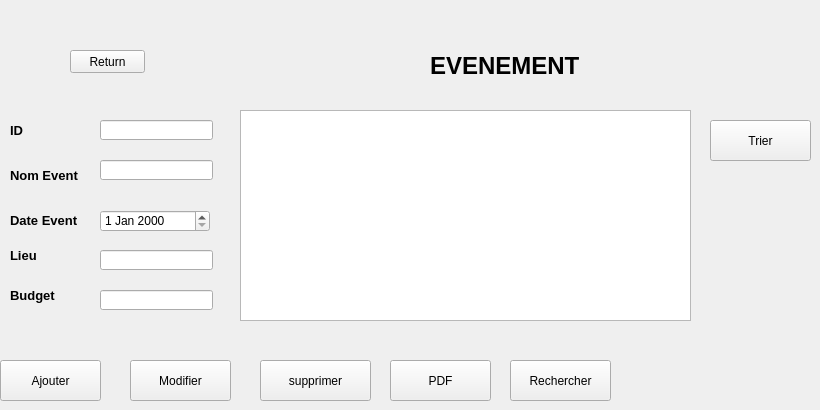
    <widget class="QWidget" name="page_20">
     <widget class="QLabel" name="label_37">
      <property name="geometry">
       <rect>
        <x>430</x>
        <y>50</y>
        <width>171</width>
        <height>31</height>
       </rect>
      </property>
      <property name="font">
       <font>
        <pointsize>18</pointsize>
        <weight>75</weight>
        <bold>true</bold>
       </font>
      </property>
      <property name="text">
       <string>EVENEMENT</string>
      </property>
     </widget>
     <widget class="QPushButton" name="pushButton_73">
      <property name="geometry">
       <rect>
        <x>70</x>
        <y>50</y>
        <width>75</width>
        <height>23</height>
       </rect>
      </property>
      <property name="text">
       <string>Return</string>
      </property>
     </widget>
     <widget class="QTableView" name="tableView_31">
      <property name="geometry">
       <rect>
        <x>240</x>
        <y>110</y>
        <width>451</width>
        <height>211</height>
       </rect>
      </property>
     </widget>
     <widget class="QPushButton" name="pushButton_286">
      <property name="geometry">
       <rect>
        <x>0</x>
        <y>360</y>
        <width>101</width>
        <height>41</height>
       </rect>
      </property>
      <property name="text">
       <string>Ajouter</string>
      </property>
     </widget>
     <widget class="QLabel" name="label_193">
      <property name="geometry">
       <rect>
        <x>10</x>
        <y>160</y>
        <width>71</width>
        <height>31</height>
       </rect>
      </property>
      <property name="font">
       <font>
        <pointsize>10</pointsize>
        <weight>75</weight>
        <bold>true</bold>
       </font>
      </property>
      <property name="text">
       <string>Nom Event</string>
      </property>
     </widget>
     <widget class="QDateEdit" name="lineEdit_142">
      <property name="geometry">
       <rect>
        <x>100</x>
        <y>210</y>
        <width>110</width>
        <height>22</height>
       </rect>
      </property>
     </widget>
     <widget class="QLabel" name="label_194">
      <property name="geometry">
       <rect>
        <x>10</x>
        <y>120</y>
        <width>81</width>
        <height>21</height>
       </rect>
      </property>
      <property name="font">
       <font>
        <pointsize>10</pointsize>
        <weight>75</weight>
        <bold>true</bold>
       </font>
      </property>
      <property name="text">
       <string>ID</string>
      </property>
     </widget>
     <widget class="QLabel" name="label_195">
      <property name="geometry">
       <rect>
        <x>10</x>
        <y>210</y>
        <width>91</width>
        <height>21</height>
       </rect>
      </property>
      <property name="font">
       <font>
        <pointsize>10</pointsize>
        <weight>75</weight>
        <bold>true</bold>
       </font>
      </property>
      <property name="text">
       <string>Date Event</string>
      </property>
     </widget>
     <widget class="QLineEdit" name="lineEdit_143">
      <property name="geometry">
       <rect>
        <x>100</x>
        <y>160</y>
        <width>113</width>
        <height>20</height>
       </rect>
      </property>
     </widget>
     <widget class="QLabel" name="label_196">
      <property name="geometry">
       <rect>
        <x>10</x>
        <y>240</y>
        <width>101</width>
        <height>31</height>
       </rect>
      </property>
      <property name="font">
       <font>
        <pointsize>10</pointsize>
        <weight>75</weight>
        <bold>true</bold>
       </font>
      </property>
      <property name="text">
       <string>Lieu</string>
      </property>
     </widget>
     <widget class="QLineEdit" name="lineEdit_144">
      <property name="geometry">
       <rect>
        <x>100</x>
        <y>120</y>
        <width>113</width>
        <height>20</height>
       </rect>
      </property>
     </widget>
     <widget class="QLineEdit" name="lineEdit_145">
      <property name="geometry">
       <rect>
        <x>100</x>
        <y>250</y>
        <width>113</width>
        <height>20</height>
       </rect>
      </property>
     </widget>
     <widget class="QPushButton" name="pushButton_287">
      <property name="geometry">
       <rect>
        <x>260</x>
        <y>360</y>
        <width>111</width>
        <height>41</height>
       </rect>
      </property>
      <property name="text">
       <string>supprimer</string>
      </property>
     </widget>
     <widget class="QPushButton" name="pushButton_288">
      <property name="geometry">
       <rect>
        <x>130</x>
        <y>360</y>
        <width>101</width>
        <height>41</height>
       </rect>
      </property>
      <property name="text">
       <string>Modifier</string>
      </property>
     </widget>
     <widget class="QLabel" name="label_197">
      <property name="geometry">
       <rect>
        <x>10</x>
        <y>280</y>
        <width>101</width>
        <height>31</height>
       </rect>
      </property>
      <property name="font">
       <font>
        <pointsize>10</pointsize>
        <weight>75</weight>
        <bold>true</bold>
       </font>
      </property>
      <property name="text">
       <string>Budget</string>
      </property>
     </widget>
     <widget class="QLineEdit" name="lineEdit_146">
      <property name="geometry">
       <rect>
        <x>100</x>
        <y>290</y>
        <width>113</width>
        <height>20</height>
       </rect>
      </property>
     </widget>
     <widget class="QPushButton" name="pushButton_79">
      <property name="geometry">
       <rect>
        <x>390</x>
        <y>360</y>
        <width>101</width>
        <height>41</height>
       </rect>
      </property>
      <property name="text">
       <string>PDF</string>
      </property>
     </widget>
     <widget class="QPushButton" name="pushButton_84">
      <property name="geometry">
       <rect>
        <x>710</x>
        <y>120</y>
        <width>101</width>
        <height>41</height>
       </rect>
      </property>
      <property name="text">
       <string>Trier</string>
      </property>
     </widget>
     <widget class="QPushButton" name="pushButton_85">
      <property name="geometry">
       <rect>
        <x>510</x>
        <y>360</y>
        <width>101</width>
        <height>41</height>
       </rect>
      </property>
      <property name="text">
       <string>Rechercher</string>
      </property>
     </widget>
    </widget>
